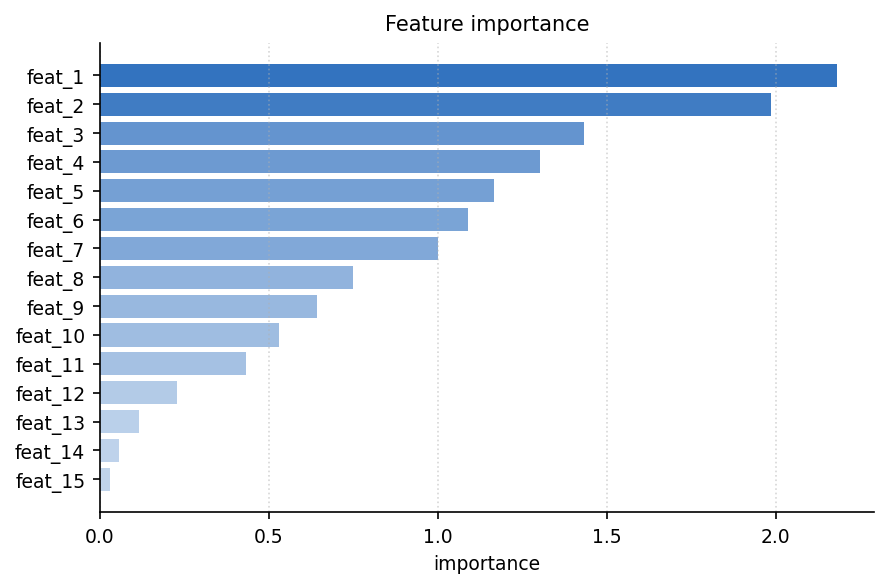

Source code (Python):
"""feature_importance: 特征重要性排序条形图."""
import sys, os; sys.path.insert(0, os.path.join(os.path.dirname(os.path.abspath(__file__)), '..', '..', '_utils', 'python'))
import numpy as np
import matplotlib.pyplot as plt
from theme import apply_theme
from palette import sequential

def make_figure(title='Feature importance'):
    apply_theme()
    names = [f'feat_{i+1}' for i in range(15)]
    rng = np.random.default_rng(5)
    imp = sorted(rng.exponential(1.0, 15), reverse=True)
    cmap = sequential(hue='blue')
    colors = [cmap(0.3 + 0.7*v/max(imp)) for v in imp]
    fig, ax = plt.subplots()
    ax.barh(names[::-1], imp[::-1], color=colors[::-1])
    ax.set_xlabel('importance'); ax.set_title(title)
    ax.grid(True, axis='x', linestyle=':', alpha=0.5)
    fig.tight_layout()
    return fig

if __name__ == '__main__':
    fig = make_figure(); fig.savefig(__file__.replace('.py', '.png'), dpi=150)
